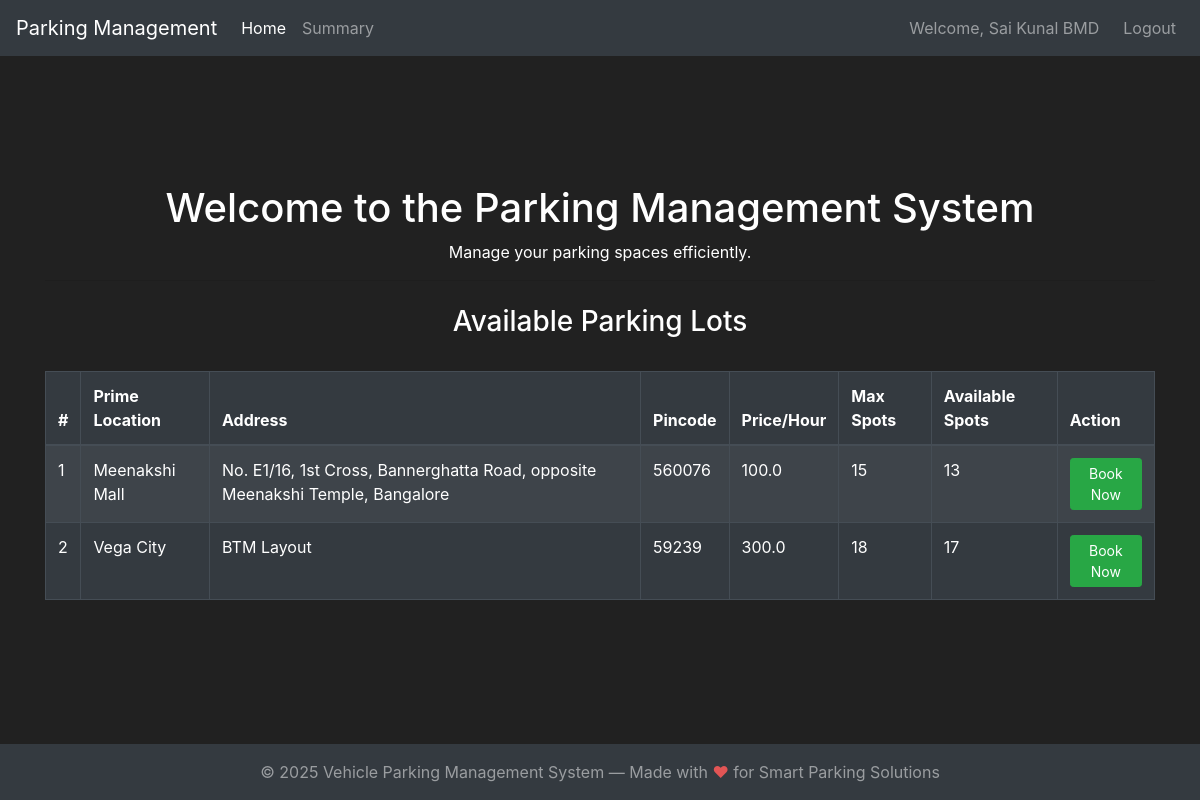
The page / (signed in) on the database as committed earlier.
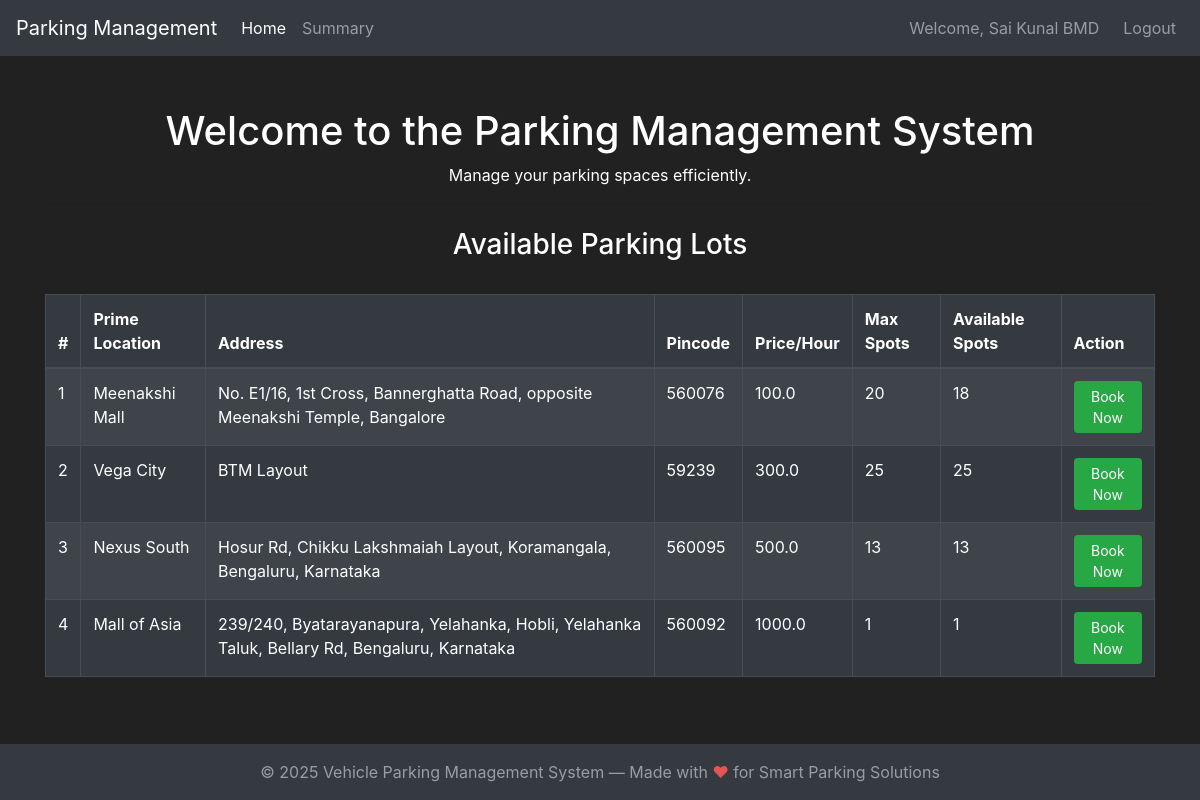
The same page on the database as committed later.
### parkingManagement/modals.py (models this page shows)
class ParkingLot(db.Model):
    id = db.Column(db.Integer(), primary_key=True)
    prime_location = db.Column(db.String(length=100), nullable=False)
    address = db.Column(db.String(length=100), nullable=False)
    pincode = db.Column(db.String(length=10), nullable=False)
    price_per_hour = db.Column(db.Float(), nullable=False)
    max_spots = db.Column(db.Integer(), nullable=False)
    revenue_per_lot = db.Column(db.Float(), nullable=False)

### parkingManagement/controllers.py (the view)
@app.route('/')
def home_page():
    if not current_user.is_authenticated:
        return render_template('public_home.html', active_page='home')
    parking_lots = ParkingLot.query.all()
    booking_form = BookingForm()
    user_history = []
    allocated_spot = session.pop('allocated_spot', None)
    allocated_lot = session.pop('allocated_lot', None)
    lots_with_occupied = []
    for lot in parking_lots:
        occupied_spots = ParkingSpot.query.filter_by(parking_lot_id=lot.id, status='occupied').count()
        lot_dict = lot.__dict__.copy()
        lot_dict['occupied_spots'] = occupied_spots
        lots_with_occupied.append(lot_dict)
    if current_user.is_authenticated:
        user_history = Booking.query.filter_by(user_id=current_user.id).order_by(Booking.entry_time.desc()).all()
    return render_template(
        'home.html',
        active_page='home',
        parking_lots=lots_with_occupied,
        booking_form=booking_form,
        user_history=user_history,
        allocated_spot=allocated_spot,
        allocated_lot=allocated_lot
    )

### parkingManagement/modals.py (called while the page is built)
@login_manager.user_loader
def load_user(user_id):
    return User.query.get(int(user_id))

### parkingManagement/templates/home.html (shortened to what this page needs)
{% extends 'base.html' %}
{% block content %}
    <div class="container mt-5">
        <h1 class="text-center">Welcome to the Parking Management System</h1>
        <p class="text-center">Manage your parking spaces efficiently.</p>
        <hr>
        <h3 class="text-center mt-4 mb-3">Available Parking Lots</h3>
        <div class="table-responsive">
            <table class="table table-dark table-striped table-bordered mt-3">
                <thead>
                    <tr>
                        <th>#</th>
                        <th>Prime Location</th>
                        <th>Address</th>
                        <th>Pincode</th>
                        <th>Price/Hour</th>
                        <th>Max Spots</th>
                        <th>Available Spots</th>
                        <th>Action</th>
                    </tr>
                </thead>
                <tbody>
                    {% for lot in parking_lots %}
                    <tr>
                        <td>{{ loop.index }}</td>
                        <td>{{ lot.prime_location }}</td>
                        <td>{{ lot.address }}</td>
                        <td>{{ lot.pincode }}</td>
                        <td>{{ lot.price_per_hour }}</td>
                        <td>{{ lot.max_spots }}</td>
                        <td>{{ lot.max_spots - (lot.occupied_spots if lot.occupied_spots is defined else 0) }}</td>
                        <td>
                            {% set available_spots = lot.max_spots - (lot.occupied_spots if lot.occupied_spots is defined else 0) %}
                            <button type="button" class="btn btn-sm book-now-button {% if available_spots == 0 %}btn-danger disabled{% else %}btn-success{% endif %}" data-toggle="modal" data-target="#bookModal" data-lot-id="{{ lot.id }}" data-lot-location="{{ lot.prime_location }}" {% if available_spots == 0 %}disabled{% endif %}>Book Now</button>
                        </td>
                    </tr>
                    {% else %}
                    <tr>
                        <td colspan="7" class="text-center">No parking lots available.</td>
                    </tr>
                    {% endfor %}
                </tbody>
            </table>
        </div>
    </div>
{% endblock %}

Rows that differ between the two databases and show on the page:
changed ParkingLot "Meenakshi Mall": max_spots "15" → "20"; max_spots "13" → "18"
changed ParkingLot "Vega City": max_spots "18" → "25"; max_spots "17" → "25"
added ParkingLot: prime_location "Nexus South", address "Hosur Rd, Chikku Lakshmaiah Layout, Koramangala, Bengaluru, Karnataka", pincode "560095", price_per_hour "500.0", max_spots "13"
added ParkingLot: prime_location "Mall of Asia", address "239/240, Byatarayanapura, Yelahanka, Hobli, Yelahanka Taluk, Bellary Rd, Bengaluru, Karnataka", pincode "560092", price_per_hour "1000.0", max_spots "1"
